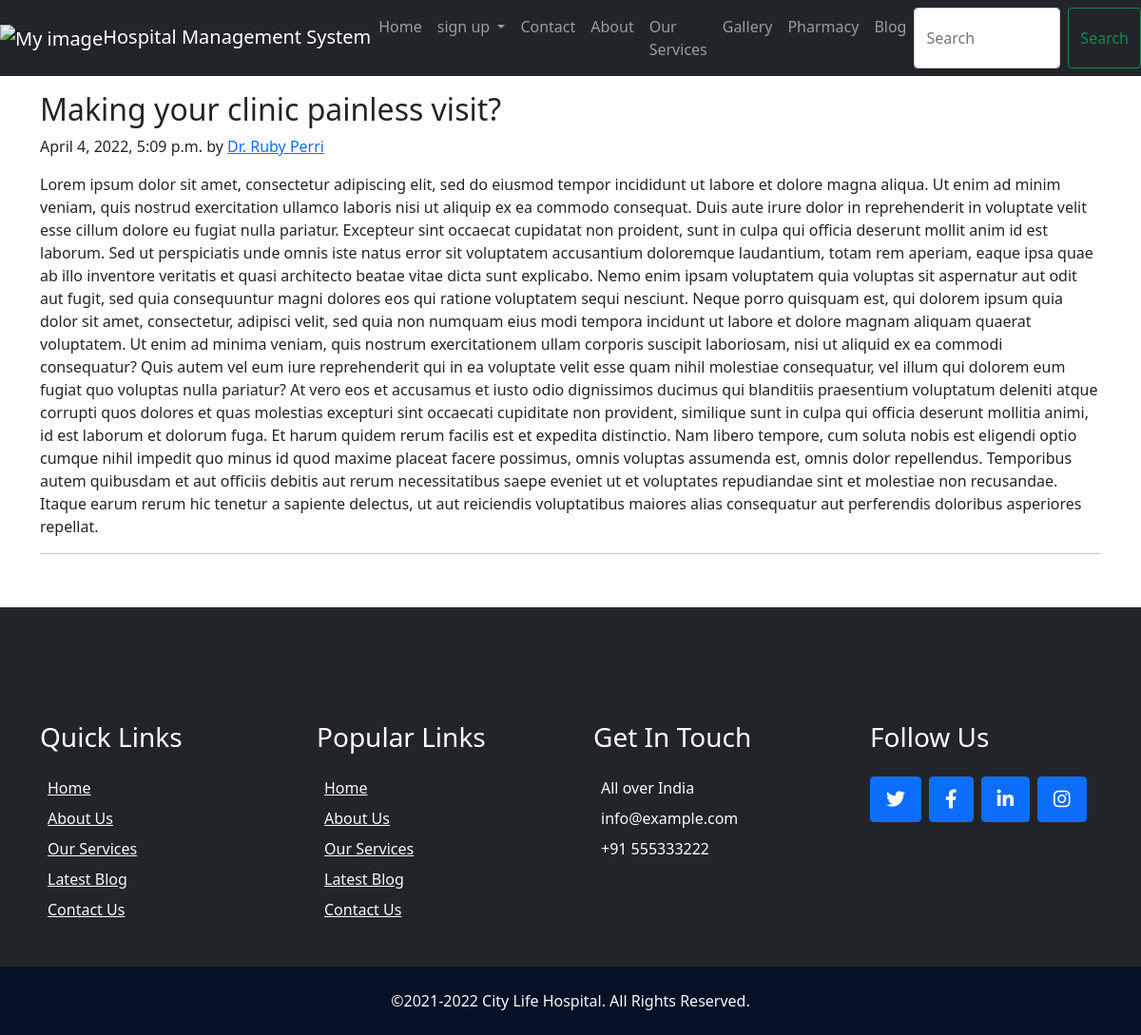
Page /hospital/new_post on the committed database.
### hospital/models.py (models this page shows, shortened)
class Post(models.Model):
    sno=models.AutoField(primary_key=True)
    title=models.CharField(max_length=255)
    author=models.CharField(max_length=14)
    slug=models.CharField(max_length=130)
    timeStamp=models.DateTimeField(blank=True)
    content=models.TextField()
    image = models.ImageField(upload_to='blog/images', default="")

### hospital/views.py (the view)
# urls.py: path('<str:slug>', views.blogPost),
def blogPost(request, slug):
    post=Post.objects.filter(slug=slug).first()
    comments= BlogComment.objects.filter(post=post, parent=None)
    replies= BlogComment.objects.filter(post=post).exclude(parent=None)
    replyDict={}
    for reply in replies:
        if reply.parent.sno not in replyDict.keys():
            replyDict[reply.parent.sno]=[reply]
        else:
            replyDict[reply.parent.sno].append(reply)
    context={'post':post, 'comments': comments, 'user': request.user, 'replyDict': replyDict}
    return render(request, "blogPost.html", context)

### hospital/templates/blogPost.html (shortened to what this page needs)
{% extends 'base.html' %}
{% block body %}
{% load humanize %}
{% load extras %}
<div class="container my-3">
    <h2 class="blog-post-title">{{post.title}}</h2>
    <p class="blog-post-meta">{{post.timeStamp}} by <a href="/about">{{post.author}}</a></p>
    <p>{{post.content|safe}}</p>
    <hr>
    <div class="fb-comments" data-href="http://localhost:8000/hospital/{{post.post_id}}" data-width="" data-numposts="5"></div>  <br>
</div>
{% endblock %}

### rows in the picture
Post: title "Making your clinic painless visit?", timeStamp "April 4, 2022, 5:09 p.m.", author "Dr. Ruby Perri", content "Lorem ipsum dolor sit amet, consectetur adipiscing elit, sed do eiusmod tempor incididunt ut labore et dolore magna aliqua. Ut enim ad minim veniam, quis nostrud exercitation ullamco laboris nisi ut aliquip ex ea commodo consequat. Duis aute irure dolor in reprehenderit in voluptate velit esse cillum dolore eu fugiat nulla pariatur. Excepteur sint occaecat cupidatat non proident, sunt in culpa qui officia deserunt mollit anim id est laborum. Sed ut perspiciatis unde omnis iste natus error sit voluptatem accusantium doloremque laudantium, totam rem aperiam, eaque ipsa quae ab illo inventore veritatis et quasi architecto beatae vitae dicta sunt explicabo. Nemo enim ipsam voluptatem quia…"
